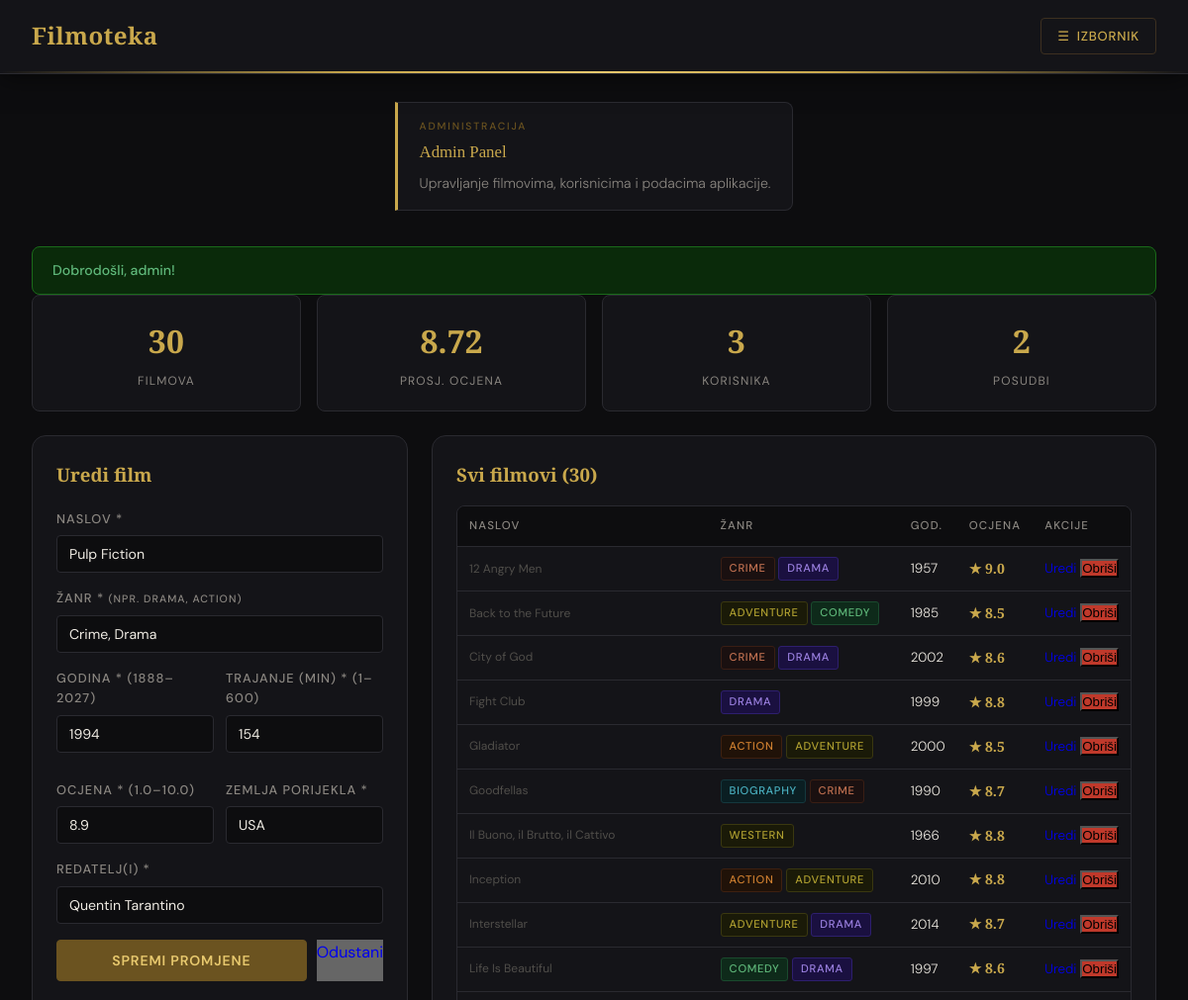
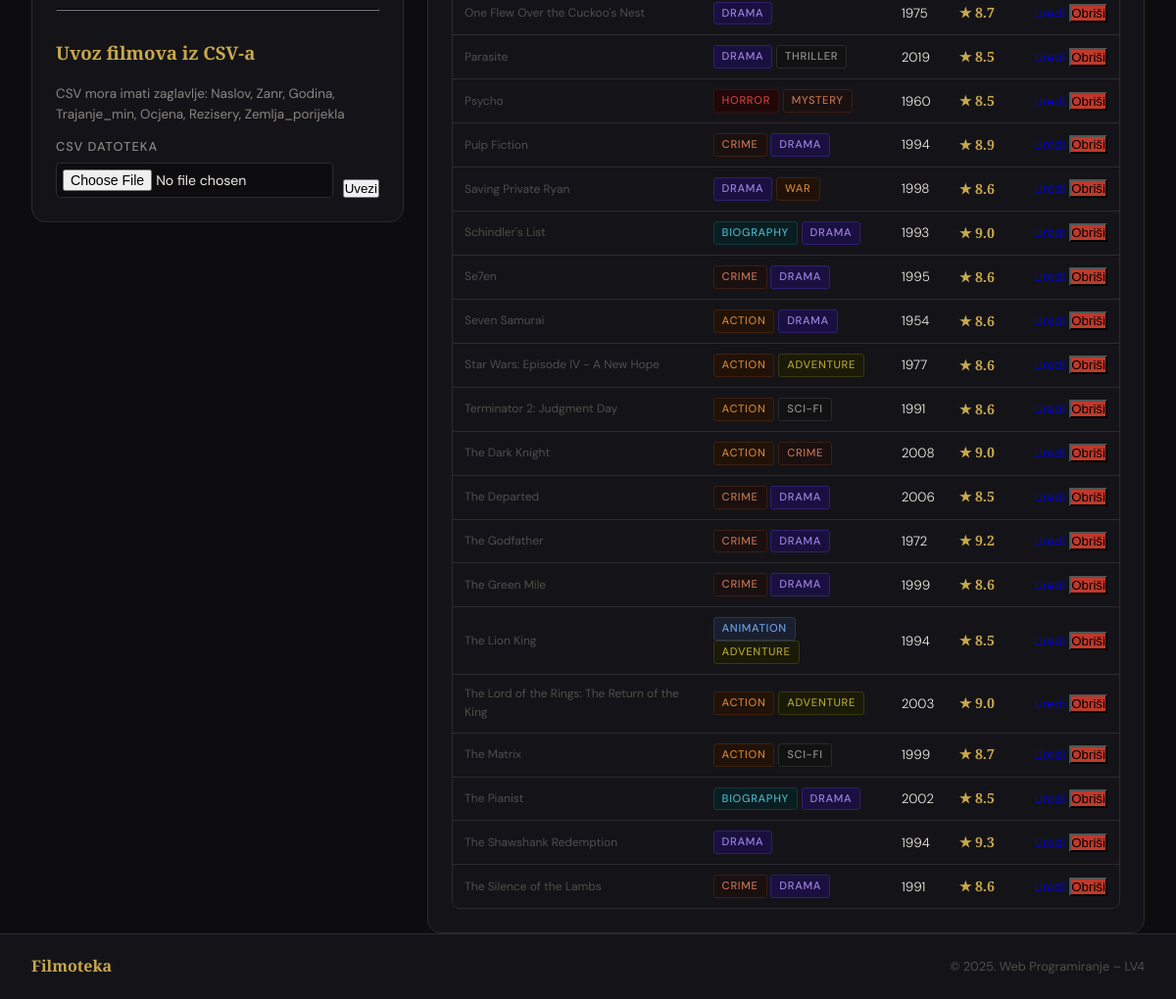
The app's page /dashboard.php?edit=6 (signed in) with its own data (2 pictures, top to bottom).
### tables this page shows
CREATE TABLE `filmovi` (
  `id` int(11) NOT NULL,
  `naslov` varchar(255) NOT NULL,
  `zanr` varchar(150) NOT NULL,
  `godina` smallint(5) UNSIGNED NOT NULL,
  `trajanje_min` smallint(5) UNSIGNED NOT NULL,
  `ocjena` decimal(3,1) NOT NULL,
  `rezisery` varchar(255) NOT NULL,
  `zemlja_porijekla` varchar(150) NOT NULL
);

### dashboard.php (the view, shortened to what this page needs)
<?php
require_once 'includes/db.php';
require_once 'includes/functions.php';
$flash_success = flashGet('success');
$edit_film     = null;
if (isset($_GET['edit'])) {
    $stmt = $pdo->prepare('SELECT * FROM filmovi WHERE id = ?');
    $stmt->execute([(int)$_GET['edit']]);
    $edit_film = $stmt->fetch();
}
$filmovi = $pdo->query('SELECT * FROM filmovi ORDER BY naslov ASC')->fetchAll();
$stats = $pdo->query('
    SELECT COUNT(*) as ukupno,
           ROUND(AVG(ocjena),2) as avg_ocjena,
           MIN(godina) as najstariji,
           MAX(godina) as najnoviji
    FROM filmovi
')->fetch();
$korisnici_count = (int)$pdo->query('SELECT COUNT(*) FROM korisnici')->fetchColumn();
$videoteka_count = (int)$pdo->query('SELECT COUNT(*) FROM zeljeni_filmovi')->fetchColumn();
require_once 'includes/header.php';
?>
<div class="uvodni-clanak">
    <article>
        <div class="article-accent">ADMINISTRACIJA</div>
        <h2 style="font-family:var(--font-display);color:var(--gold)">Admin Panel</h2>
        <p>Upravljanje filmovima, korisnicima i podacima aplikacije.</p>
    </article>
</div>
<main>
<?php if ($flash_success): ?><div class="flash flash-success"><?= e($flash_success) ?></div><?php endif; ?>
<div class="dash-stats">
    <div class="stat-card"><span class="stat-num"><?= $stats['ukupno'] ?></span><span class="stat-lbl">Filmova</span></div>
    <div class="stat-card"><span class="stat-num"><?= $stats['avg_ocjena'] ?? 'N/A' ?></span><span class="stat-lbl">Prosj. ocjena</span></div>
    <div class="stat-card"><span class="stat-num"><?= $korisnici_count ?></span><span class="stat-lbl">Korisnika</span></div>
    <div class="stat-card"><span class="stat-num"><?= $videoteka_count ?></span><span class="stat-lbl">Posudbi</span></div>
</div>
<div class="dash-grid">
    <section class="sekcija-filmovi">
        <h3 style="color:var(--gold);margin-bottom:20px;font-family:var(--font-display)">
            <?= $edit_film ? 'Uredi film' : 'Dodaj novi film' ?>
        </h3>
        <form method="POST" action="dashboard.php">
            <div class="form-group">
                <label>Naslov *</label>
                <input type="text" name="naslov" required
                       value="<?= e($edit_film['naslov'] ?? '') ?>">
            </div>
            <div class="form-group">
                <label>Žanr * <small style="color:var(--text-muted)">(npr. Drama, Action)</small></label>
                <input type="text" name="zanr" required
                       value="<?= e($edit_film['zanr'] ?? '') ?>">
            </div>
            <div style="display:grid;grid-template-columns:1fr 1fr;gap:12px">
                <div class="form-group">
                    <label>Godina * (1888–<?= date('Y')+1 ?>)</label>
                    <input type="number" name="godina" required
                           min="1888" max="<?= date('Y')+1 ?>"
                           value="<?= e($edit_film['godina'] ?? '') ?>">
                </div>
                <div class="form-group">
                    <label>Trajanje (min) * (1–600)</label>
                    <input type="number" name="trajanje_min" required
                           min="1" max="600"
                           value="<?= e($edit_film['trajanje_min'] ?? '') ?>">
                </div>
                <div class="form-group">
                    <label>Ocjena * (1.0–10.0)</label>
                    <input type="number" name="ocjena" required step="0.1"
                           min="1.0" max="10.0"
                           value="<?= e($edit_film['ocjena'] ?? '') ?>">
                </div>
                <div class="form-group">
                    <label>Zemlja porijekla *</label>
                    <input type="text" name="zemlja_porijekla" required
                           value="<?= e($edit_film['zemlja_porijekla'] ?? '') ?>">
                </div>
            </div>
            <div class="form-group">
                <label>Redatelj(i) *</label>
                <input type="text" name="rezisery" required
                       value="<?= e($edit_film['rezisery'] ?? '') ?>">
            </div>
            <div style="display:flex;gap:10px">
                <button type="submit" class="btn-primary">
                    <?= $edit_film ? 'Spremi promjene' : 'Dodaj film' ?>
                </button>
                <?php if ($edit_film): ?>
                <a href="dashboard.php" class="add-btn" style="background:#666;text-decoration:none">Odustani</a>
                <?php endif; ?>
            </div>
        </form>
        <hr style="border-color:var(--border);margin:28px 0">
        <h3 style="color:var(--gold);margin-bottom:16px;font-family:var(--font-display)">Uvoz filmova iz CSV-a</h3>
        <p style="color:var(--text-muted);font-size:0.84rem;margin-bottom:12px">
            CSV mora imati zaglavlje: Naslov, Zanr, Godina, Trajanje_min, Ocjena, Rezisery, Zemlja_porijekla
        </p>
        <form method="POST" action="dashboard.php" enctype="multipart/form-data">
            <div style="display:flex;gap:10px;align-items:flex-end">
                <div class="form-group" style="margin:0;flex:1">
                    <label>CSV datoteka</label>
                    <input type="file" name="csv_file" accept=".csv" required>
                </div>
                <button type="submit" class="add-btn">Uvezi</button>
            </div>
        </form>
    </section>
    <section class="sekcija-filmovi">
        <h3 style="color:var(--gold);margin-bottom:16px;font-family:var(--font-display)">
            Svi filmovi (<?= count($filmovi) ?>)
        </h3>
        <div class="tablica-wrapper">
            <table class="tablica-filmovi">
                <thead>
                    <tr>
                        <th>NASLOV</th>
                        <th>ŽANR</th>
                        <th>GOD.</th>
                        <th>OCJENA</th>
                        <th>AKCIJE</th>
                    </tr>
                </thead>
                <tbody>
                    <?php foreach ($filmovi as $film): ?>
                    <tr>
                        <td data-label="Naslov"><?= e($film['naslov']) ?></td>
                        <td data-label="Žanr"><?= zanrBadge($film['zanr']) ?></td>
                        <td data-label="Godina"><?= e($film['godina']) ?></td>
                        <td data-label="Ocjena"><span class="ocjena">★ <?= e($film['ocjena']) ?></span>
                        </td>
                        <td data-label="Akcije" style="white-space:nowrap">
                            <a href="dashboard.php?edit=<?= $film['id'] ?>" class="add-btn" style="text-decoration:none">Uredi</a>
                            <form method="POST" action="dashboard.php" style="display:inline"
                                  onsubmit="return confirm('Obrisati film <?= e(addslashes($film['naslov'])) ?>?')">
                                <button type="submit" class="add-btn" style="background:#c0392b">Obriši</button>
                            </form>
                        </td>
                    </tr>
                    <?php endforeach; ?>
                </tbody>
            </table>
        </div>
    </section>
</div>
</main>
<?php require_once 'includes/footer.php'; ?>

### includes/functions.php (shortened to what this page needs)
<?php
function zanrBadge(string $zanrStr): string {
    $map = [
        'Drama'       => 'zanr-drama',
        'Comedy'      => 'zanr-komedija',
        'Animation'   => 'zanr-animacija',
        'Romance'     => 'zanr-romantični',
        'Crime'       => 'zanr-krimic',
        'Thriller'    => 'zanr-triler',
        'Adventure'   => 'zanr-avantura',
        'Documentary' => 'zanr-dokumentarni',
        'Horror'      => 'zanr-horor',
        'Action'      => 'zanr-akcija',
        'Sci-Fi'      => 'zanr-triler',
        'Mystery'     => 'zanr-krimic',
        'Biography'   => 'zanr-dokumentarni',
        'War'         => 'zanr-akcija',
        'Western'     => 'zanr-avantura',
    ];
    $html  = '';
    $parts = array_map('trim', explode(',', $zanrStr));
    foreach ($parts as $zanr) {
        $cls   = $map[$zanr] ?? '';
        $safe  = htmlspecialchars($zanr);
        $html .= "<span class=\"zanr $cls\">$safe</span> ";
    }
    return $html;
}
function flashGet(string $key): string {
    $val = $_SESSION["flash_$key"] ?? '';
    return $val;
}
function e(string $s): string {
    return htmlspecialchars($s, ENT_QUOTES, 'UTF-8');
}

### styles/style.css (style rules this page uses)
:root { --bg-dark: #0d0d0f; --bg-card: #141418; --bg-hover: #1c1c22; --gold: #c9a84c; --gold-light: #e8c96e; --gold-dim: #6b5320; --text-primary: #f0ece4; --text-muted: #8a8680; --text-dim: #504e4a; --border: #2a2a30; --border-gold: #3d3020; --accent-red: #c0392b; --accent-teal: #1a7d6a; --accent-blue: #2c5f8a; --radius-sm: 4px; --radius-md: 8px; --radius-lg: 14px; --font-display: "Playfair Display", Georgia, serif; --font-body: "DM Sans", system-ui, sans-serif; --transition: 0.2s ease; }
*, *::before, *::after { box-sizing: border-box; margin: 0; padding: 0; }
html { scroll-behavior: smooth; }
body { font-family: var(--font-body); background-color: var(--bg-dark); color: var(--text-primary); line-height: 1.6; min-height: 100vh; display: flex; flex-direction: column; }
.uvodni-clanak { max-width: 1200px; margin: 28px auto 0; padding: 0 32px; }
.uvodni-clanak article { background: var(--bg-card); border: 1px solid var(--border); border-left: 3px solid var(--gold); border-radius: 0 var(--radius-md) var(--radius-md) 0; padding: 16px 22px; animation: fade-up 0.5s ease both; }
.article-accent { font-size: 0.65rem; letter-spacing: 0.18em; color: var(--gold-dim); text-transform: uppercase; font-weight: 500; margin-bottom: 4px; }
.uvodni-clanak article h2 { font-family: var(--font-display); font-size: 1.05rem; color: var(--gold); margin-bottom: 6px; font-weight: 400; }
.uvodni-clanak article p { color: var(--text-muted); font-size: 0.88rem; font-weight: 300; }
main { max-width: 1200px; margin: 24px auto 0; padding: 0 32px; }
.sekcija-filmovi { background: var(--bg-card); border: 1px solid var(--border); border-radius: var(--radius-lg); padding: 24px; animation: fade-up 0.5s ease both; }
.tablica-wrapper { overflow-x: auto; border-radius: var(--radius-md); border: 1px solid var(--border); }
.tablica-filmovi { width: 100%; border-collapse: collapse; font-size: 0.84rem; }
.tablica-filmovi thead tr { background: var(--bg-dark); }
.tablica-filmovi th { padding: 11px 12px; text-align: left; color: var(--text-muted); font-weight: 500; font-size: 0.72rem; letter-spacing: 0.1em; text-transform: uppercase; white-space: nowrap; border-bottom: 1px solid var(--border); }
.tablica-filmovi tbody tr { border-bottom: 1px solid var(--border); transition: background var(--transition); }
.tablica-filmovi tbody tr:last-child { border-bottom: none; }
.tablica-filmovi td { padding: 10px 12px; color: var(--text-primary); font-weight: 300; vertical-align: middle; }
.tablica-filmovi td:first-child { color: var(--text-dim); font-size: 0.75rem; font-weight: 400; }
.zanr { display: inline-block; font-size: 0.7rem; font-weight: 500; padding: 2px 8px; border-radius: 3px; text-transform: uppercase; letter-spacing: 0.06em; white-space: nowrap; }
.zanr-drama { background: #1a1040; color: #9b80e0; border: 1px solid #2e1f6e; }
.zanr-komedija { background: #0e2a1a; color: #5fb87a; border: 1px solid #1a4a2e; }
.zanr-animacija { background: #1a1f30; color: #6a9fe0; border: 1px solid #2a3558; }
.zanr-krimic { background: #1a1010; color: #c07050; border: 1px solid #3a1e14; }
.zanr-triler { background: #121212; color: #909090; border: 1px solid #2a2a2a; }
.zanr-avantura { background: #1a1a08; color: #b0a030; border: 1px solid #3a3810; }
.zanr-dokumentarni { background: #0a1e22; color: #4ab0c0; border: 1px solid #14383e; }
.zanr-horor { background: #200808; color: #c04040; border: 1px solid #3c1010; }
.zanr-akcija { background: #201208; color: #d08030; border: 1px solid #3e2010; }
.ocjena { display: inline-block; font-family: var(--font-display); font-weight: 700; font-size: 0.88rem; color: var(--gold); min-width: 28px; }

### records on screen
filmovi: naslov "Pulp Fiction", zanr "Crime, Drama", godina "1994", trajanje_min "154", ocjena "8.9", zemlja_porijekla "USA", rezisery "Quentin Tarantino", zanr "CRIME", zanr "DRAMA"
filmovi: naslov "12 Angry Men", zanr "CRIME", zanr "DRAMA", godina "1957", ocjena "9.0"
filmovi: naslov "Back to the Future", zanr "ADVENTURE", zanr "COMEDY", godina "1985", ocjena "8.5"
filmovi: naslov "City of God", zanr "CRIME", zanr "DRAMA", godina "2002", ocjena "8.6"
filmovi: naslov "Fight Club", zanr "DRAMA", godina "1999", ocjena "8.8"
filmovi: naslov "Gladiator", zanr "ACTION", zanr "ADVENTURE", godina "2000", ocjena "8.5"
filmovi: naslov "Goodfellas", zanr "BIOGRAPHY", zanr "CRIME", godina "1990", ocjena "8.7"
filmovi: naslov "Il Buono, il Brutto, il Cattivo", zanr "WESTERN", godina "1966", ocjena "8.8"
filmovi: naslov "Inception", zanr "ACTION", zanr "ADVENTURE", godina "2010", ocjena "8.8"
filmovi: naslov "Interstellar", zanr "ADVENTURE", zanr "DRAMA", godina "2014", ocjena "8.7"
filmovi: naslov "Life Is Beautiful", zanr "COMEDY", zanr "DRAMA", godina "1997", ocjena "8.6"
filmovi: naslov "One Flew Over the Cuckoo's Nest", zanr "DRAMA", godina "1975", ocjena "8.7"
filmovi: naslov "Parasite", zanr "DRAMA", zanr "THRILLER", godina "2019", ocjena "8.5"
filmovi: naslov "Psycho", zanr "HORROR", zanr "MYSTERY", godina "1960", ocjena "8.5"
filmovi: naslov "Saving Private Ryan", zanr "DRAMA", zanr "WAR", godina "1998", ocjena "8.6"
filmovi: naslov "Schindler's List", zanr "BIOGRAPHY", zanr "DRAMA", godina "1993", ocjena "9.0"
filmovi: naslov "Se7en", zanr "CRIME", zanr "DRAMA", godina "1995", ocjena "8.6"
filmovi: naslov "Seven Samurai", zanr "ACTION", zanr "DRAMA", godina "1954", ocjena "8.6"
filmovi: naslov "Star Wars: Episode IV - A New Hope", zanr "ACTION", zanr "ADVENTURE", godina "1977", ocjena "8.6"
filmovi: naslov "Terminator 2: Judgment Day", zanr "ACTION", zanr "SCI-FI", godina "1991", ocjena "8.6"
filmovi: naslov "The Dark Knight", zanr "ACTION", zanr "CRIME", godina "2008", ocjena "9.0"
filmovi: naslov "The Departed", zanr "CRIME", zanr "DRAMA", godina "2006", ocjena "8.5"
filmovi: naslov "The Godfather", zanr "CRIME", zanr "DRAMA", godina "1972", ocjena "9.2"
filmovi: naslov "The Green Mile", zanr "CRIME", zanr "DRAMA", godina "1999", ocjena "8.6"
filmovi: naslov "The Lion King", zanr "ANIMATION", zanr "ADVENTURE", godina "1994", ocjena "8.5"
filmovi: naslov "The Lord of the Rings: The Return of the King", zanr "ACTION", zanr "ADVENTURE", godina "2003", ocjena "9.0"
filmovi: naslov "The Matrix", zanr "ACTION", zanr "SCI-FI", godina "1999", ocjena "8.7"
filmovi: naslov "The Pianist", zanr "BIOGRAPHY", zanr "DRAMA", godina "2002", ocjena "8.5"
filmovi: naslov "The Shawshank Redemption", zanr "DRAMA", godina "1994", ocjena "9.3"
filmovi: naslov "The Silence of the Lambs", zanr "CRIME", zanr "DRAMA", godina "1991", ocjena "8.6"

### other values on screen
$flash_success "Dobrodošli, admin!"
$stats['ukupno'] "30"
$stats['avg_ocjena'] "8.72"
$korisnici_count "3"
$videoteka_count "2"
count($filmovi) "30"
